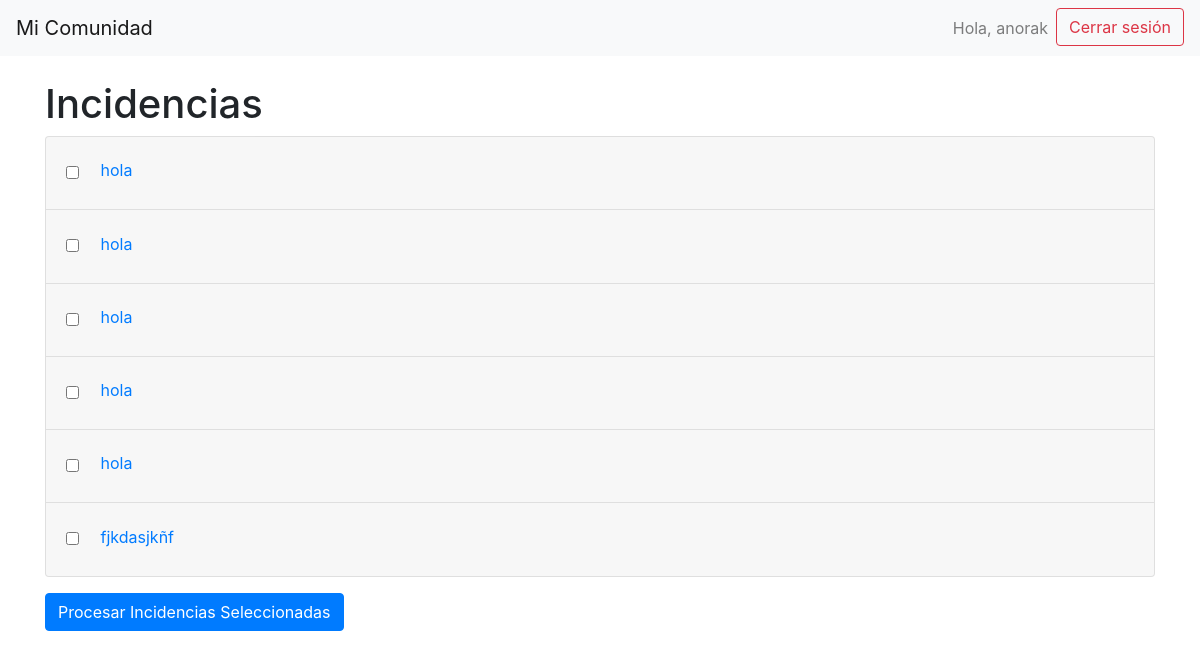
/lista_incidencias/ (signed in), run on an earlier commit of the app's database.
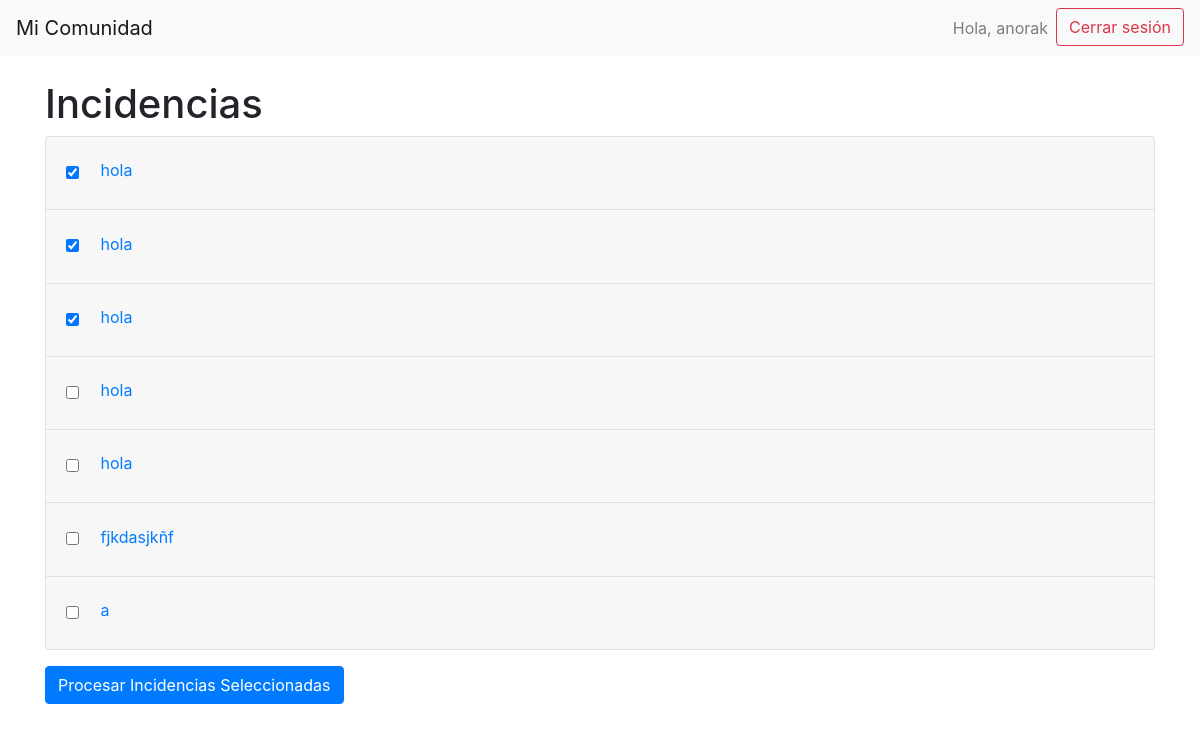
And on a later commit of the database.
### incidencias/models.py (models this page shows, shortened)
class Incidencia(models.Model):
    titulo = models.CharField(max_length=200)
    descripcion = models.TextField()
    fecha_creacion = models.DateTimeField(auto_now_add=True)
    estado = models.BooleanField(default=False)
    usuario = models.ForeignKey(User, on_delete=models.CASCADE)
    checks = models.JSONField(default=dict)

### incidencias/views.py (the view)
# urls.py: path('lista_incidencias/', incidencias_views.lista_incidencias, name='lista_incidencias'),
@login_required
@user_passes_test(lambda u: u.groups.filter(name='conserje').exists() or u.is_superuser)
@login_required
def lista_incidencias(request):
    incidencias = Incidencia.objects.filter()
    return render(request, 'incidencias/lista_incidencias.html', {'incidencias': incidencias})

### incidencias/templates/incidencias/lista_incidencias.html (shortened to what this page needs)
{% extends "base_generic.html" %}
{% block content %}
<h1>Incidencias</h1>
<form method="post" action="{% url 'procesar_incidencias' %}">
    <div class="accordion" id="incidenciasAccordion">
        {% for incidencia in incidencias %}
        <div class="card">
            <div class="card-header" id="heading{{ incidencia.id }}">
                <h2 class="mb-0">
                    <input type="checkbox" name="incidencias" value="{{ incidencia.id }}" id="incidencia{{ incidencia.id }}" {% if incidencia.estado %}checked{% endif %}>
                    <label for="incidencia{{ incidencia.id }}">
                        <button class="btn btn-link" type="button" data-toggle="collapse" data-target="#collapse{{ incidencia.id }}" aria-expanded="true" aria-controls="collapse{{ incidencia.id }}">
                            {{ incidencia.titulo }}
                        </button>
                    </label>
                </h2>
            </div>
        </div>
        {% endfor %}
    </div>
    <button type="submit" class="btn btn-primary mt-3">Procesar Incidencias Seleccionadas</button>
</form>
{% endblock %}

### incidencias/templates/base_generic.html (shortened to what this page needs)
<!DOCTYPE html>
<html>
<head>
    <link rel="stylesheet" href="https://stackpath.bootstrapcdn.com/bootstrap/4.5.2/css/bootstrap.min.css">
</head>
<body>
    <nav class="navbar navbar-expand-lg navbar-light bg-light">
        <a class="navbar-brand" href="#">Mi Comunidad</a>
        <div class="collapse navbar-collapse">
            <ul class="navbar-nav ml-auto">
                {% if user.is_authenticated %}
                    <li class="nav-item">
                        <span class="nav-link">Hola, {{ user.username }}</span>
                    </li>
                    <li class="nav-item">
                        <form id="logout-form" action="{% url 'logout' %}" method="post" style="display: inline;">
                            <button type="submit" class="btn btn-outline-danger">Cerrar sesión</button>
                        </form>
                    </li>
                {% else %}
                    <li class="nav-item">
                        <a class="nav-link" href="{% url 'login' %}">Iniciar sesión</a>
                    </li>
                {% endif %}
            </ul>
        </div>
    </nav>
    <div class="container mt-4">
        {% block content %}
        {% endblock %}
    </div>
</body>
</html>

What changed in the data, as far as the page shows it:
changed Incidencia (number 1 of 7 on the later page): estado "☐" → "☑"
changed Incidencia (number 2 of 7 on the later page): estado "☐" → "☑"
changed Incidencia (number 3 of 7 on the later page): estado "☐" → "☑"
added Incidencia: titulo "a"
